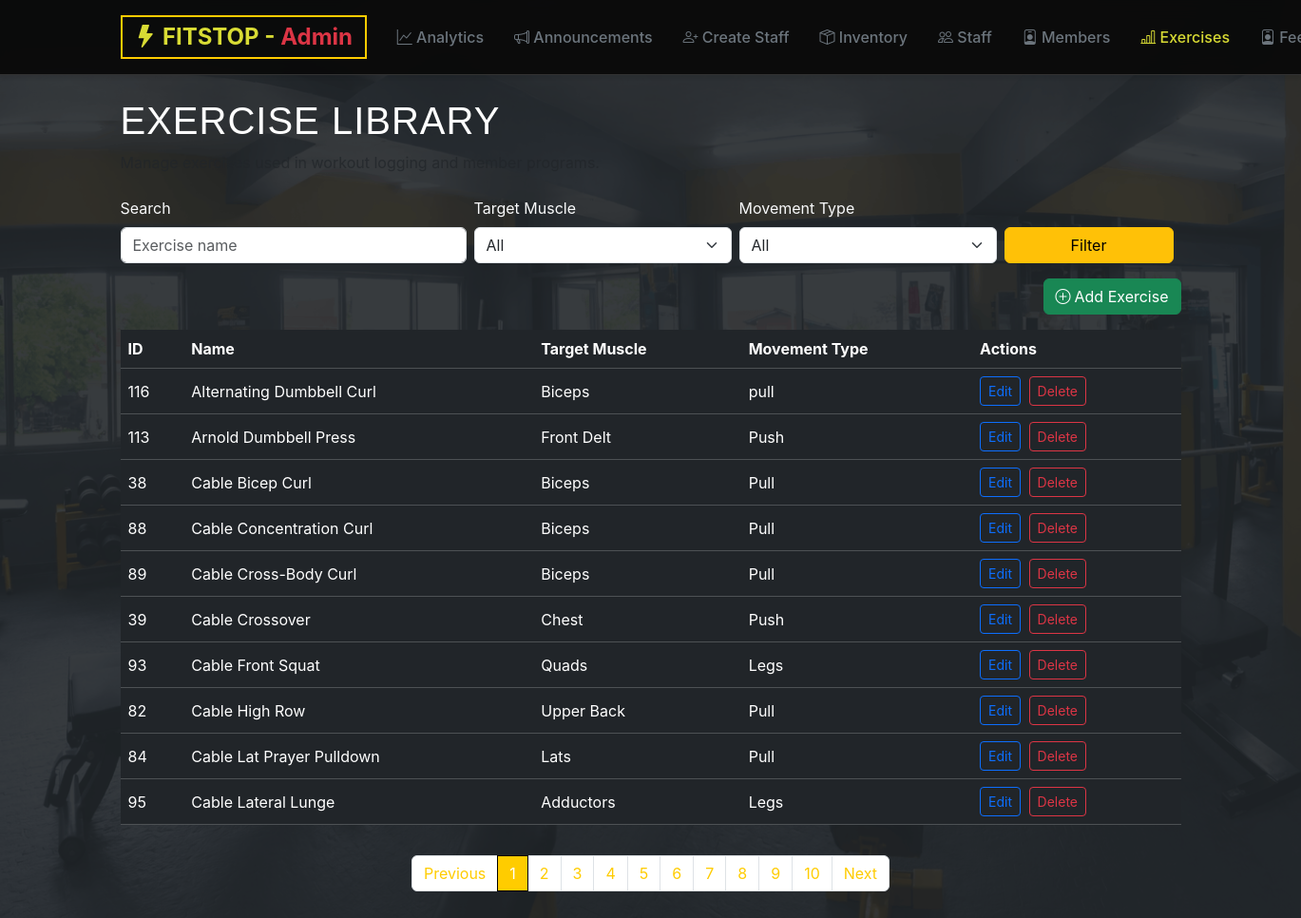
Page /admin/exercises.php (signed in) on the committed database.
### tables this page shows
CREATE TABLE exercises (
    exercise_id INTEGER PRIMARY KEY AUTOINCREMENT,
    name TEXT NOT NULL,
    target_muscle TEXT
, "movement_type" text NOT NULL);

### admin/exercises.php (the view, shortened to what this page needs)
<?php
include('../Login/connection.php');
$page = isset($_GET['page']) ? max(1, (int)$_GET['page']) : 1;
$records_per_page = 10;
$offset = ($page - 1) * $records_per_page;
$search = isset($_GET['search']) ? trim($_GET['search']) : '';
$target_muscle = isset($_GET['target_muscle']) ? trim($_GET['target_muscle']) : '';
$movement_type = isset($_GET['movement_type']) ? trim($_GET['movement_type']) : '';
$where = [];
$params = [];
$where_clause = count($where) > 0 ? 'WHERE ' . implode(' AND ', $where) : '';
$total_stmt = $pdo->prepare("SELECT COUNT(*) as total FROM exercises $where_clause");
$total_stmt->execute($params);
$total_records = (int)$total_stmt->fetch(PDO::FETCH_ASSOC)['total'];
$total_pages = max(1, (int)ceil($total_records / $records_per_page));
$query = "SELECT exercise_id, name, target_muscle, movement_type FROM exercises $where_clause ORDER BY name ASC LIMIT :limit OFFSET :offset";
$stmt = $pdo->prepare($query);
$stmt->bindValue(':limit', $records_per_page, PDO::PARAM_INT);
$stmt->bindValue(':offset', $offset, PDO::PARAM_INT);
$stmt->execute();
$exercises = $stmt->fetchAll(PDO::FETCH_ASSOC);
?>
<!DOCTYPE html>
<html>
<head>
    <link href="https://cdn.jsdelivr.net/npm/bootstrap@5.3.8/dist/css/bootstrap.min.css" rel="stylesheet">
    <link rel="stylesheet" href="styles.css">
    <link href="../styles.css" rel="stylesheet">
    <link rel="stylesheet" href="https://cdnjs.cloudflare.com/ajax/libs/font-awesome/6.4.0/css/all.min.css">
    <link rel="stylesheet" href="https://cdn.jsdelivr.net/npm/bootstrap-icons@1.11.0/font/bootstrap-icons.css">
</head>
<body class="bg-dark">
<?php include('includes/header_admin.php'); ?>
<div class="container pb-5">
    <div class="page-header my-4">
        <h1 class="text-white">Exercise Library</h1>
        <p class="text-muted">Manage exercises used in workout logging and member programs.</p>
    </div>
    <div class="d-flex justify-content-between align-items-center mb-3">
        <form method="GET" class="row g-2 align-items-end" style="width:100%;">
            <div class="col-sm-4">
                <label class="form-label text-light">Search</label>
                <input type="text" name="search" class="form-control" placeholder="Exercise name" value="<?php echo htmlspecialchars($search); ?>">
            </div>
            <div class="col-sm-3">
                <label class="form-label text-light">Target Muscle</label>
                <select name="target_muscle" class="form-select">
                    <option value="">All</option>
                </select>
            </div>
            <div class="col-sm-3">
                <label class="form-label text-light">Movement Type</label>
                <select name="movement_type" class="form-select">
                    <option value="">All</option>
                </select>
            </div>
            <div class="col-sm-2">
                <button type="submit" class="btn btn-warning w-100">Filter</button>
            </div>
        </form>
    </div>
    <div class="mb-3 text-end">
        <a href="add_exercise.php" class="btn btn-success"><i class="bi bi-plus-circle me-1"></i>Add Exercise</a>
    </div>
    <div class="table-responsive exercise-card">
        <table class="table table-hover table-dark align-middle">
            <thead>
                <tr>
                    <th>ID</th>
                    <th>Name</th>
                    <th>Target Muscle</th>
                    <th>Movement Type</th>
                    <th>Actions</th>
                </tr>
            </thead>
            <tbody>
                <?php if (count($exercises) > 0): ?>
                    <?php foreach ($exercises as $row): ?>
                        <tr>
                            <td><?php echo (int)$row['exercise_id']; ?></td>
                            <td><?php echo htmlspecialchars($row['name']); ?></td>
                            <td><?php echo htmlspecialchars($row['target_muscle']); ?></td>
                            <td><?php echo htmlspecialchars($row['movement_type']); ?></td>
                            <td>
                                <a class="btn btn-sm btn-outline-primary me-1" href="edit_exercise.php?id=<?php echo (int)$row['exercise_id']; ?>">Edit</a>
                                <a class="btn btn-sm btn-outline-danger" href="process_delete_exercise.php?id=<?php echo (int)$row['exercise_id']; ?>" onclick="return confirm('Delete this exercise? This cannot be reversed.');">Delete</a>
                            </td>
                        </tr>
                    <?php endforeach; ?>
                <?php else: ?>
                    <tr><td colspan="5" class="text-center">No exercises found.</td></tr>
                <?php endif; ?>
            </tbody>
        </table>
    </div>
    <?php if ($total_pages > 1): ?>
        <nav aria-label="page navigation">
            <ul class="pagination justify-content-center mt-3">
                <li class="page-item <?php echo ($page <= 1) ? 'disabled' : ''; ?>">
                    <a class="page-link" href="?page=<?php echo max(1, $page - 1); ?>&search=<?php echo urlencode($search); ?>&target_muscle=<?php echo urlencode($target_muscle); ?>&movement_type=<?php echo urlencode($movement_type); ?>">Previous</a>
                </li>
                <?php for ($i = 1; $i <= $total_pages; $i++): ?>
                    <li class="page-item <?php echo ($i == $page) ? 'active' : ''; ?>">
                        <a class="page-link" href="?page=<?php echo $i; ?>&search=<?php echo urlencode($search); ?>&target_muscle=<?php echo urlencode($target_muscle); ?>&movement_type=<?php echo urlencode($movement_type); ?>"><?php echo $i; ?></a>
                    </li>
                <?php endfor; ?>
                <li class="page-item <?php echo ($page >= $total_pages) ? 'disabled' : ''; ?>">
                    <a class="page-link" href="?page=<?php echo min($total_pages, $page + 1); ?>&search=<?php echo urlencode($search); ?>&target_muscle=<?php echo urlencode($target_muscle); ?>&movement_type=<?php echo urlencode($movement_type); ?>">Next</a>
                </li>
            </ul>
        </nav>
    <?php endif; ?>
</div>
</body>
</html>

### admin/styles.css (style rules this page uses)
body { font-family: 'Chakra Petch'; background-color: #f8f9fa; }
.pagination { margin-top: 1.5rem; }
.page-link { color: #3498db; border-color: #dee2e6; }
.page-item.active .page-link { background-color: #3498db; border-color: #3498db; }
.page-item.disabled .page-link { color: #6c757d; background-color: #fff; border-color: #dee2e6; }
.form-label { color: var(--hazard-yellow); }
.page-link { color: var(--hazard-yellow); border-color: #dee2e6; }
.page-item.active .page-link { background-color: var(--hazard-yellow); border-color: black; }
.page-item.disabled .page-link { color: var(--hazard-yellow); background-color: #fff; border-color: #dee2e6; }

### styles.css (style rules this page uses)
:root { --bg-void: #0a0a0a; --bg-surface: #141414; --bg-card: #1a1a1a; --hazard-yellow: #FFCC00; --text-primary: #ffffff; --text-muted: #a0a0a0; --border-industrial: 1px solid #333; }
body { background-color: var(--bg-void); color: var(--text-primary); font-family: 'Inter', sans-serif; overflow-x: hidden; }
h1, h2, h3, h4, h5, .brand-font { font-family: 'Chakra Petch', sans-serif; text-transform: uppercase; letter-spacing: 1px; }

### rows in the picture
exercises: exercise_id "116", name "Alternating Dumbbell Curl", target_muscle "Biceps", movement_type "pull"
exercises: exercise_id "113", name "Arnold Dumbbell Press", target_muscle "Front Delt", movement_type "Push"
exercises: exercise_id "38", name "Cable Bicep Curl", target_muscle "Biceps", movement_type "Pull"
exercises: exercise_id "88", name "Cable Concentration Curl", target_muscle "Biceps", movement_type "Pull"
exercises: exercise_id "89", name "Cable Cross-Body Curl", target_muscle "Biceps", movement_type "Pull"
exercises: exercise_id "39", name "Cable Crossover", target_muscle "Chest", movement_type "Push"
exercises: exercise_id "93", name "Cable Front Squat", target_muscle "Quads", movement_type "Legs"
exercises: exercise_id "82", name "Cable High Row", target_muscle "Upper Back", movement_type "Pull"
exercises: exercise_id "84", name "Cable Lat Prayer Pulldown", target_muscle "Lats", movement_type "Pull"
exercises: exercise_id "95", name "Cable Lateral Lunge", target_muscle "Adductors", movement_type "Legs"
